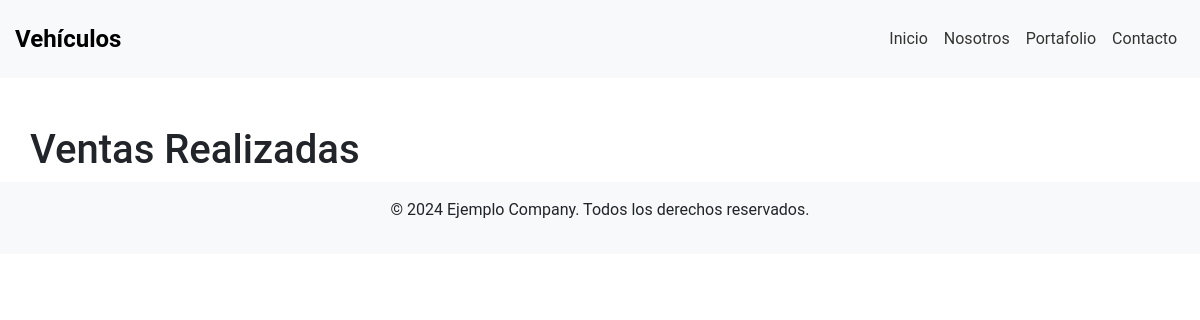
Page /web/lista_ventas/ on the earlier database version.
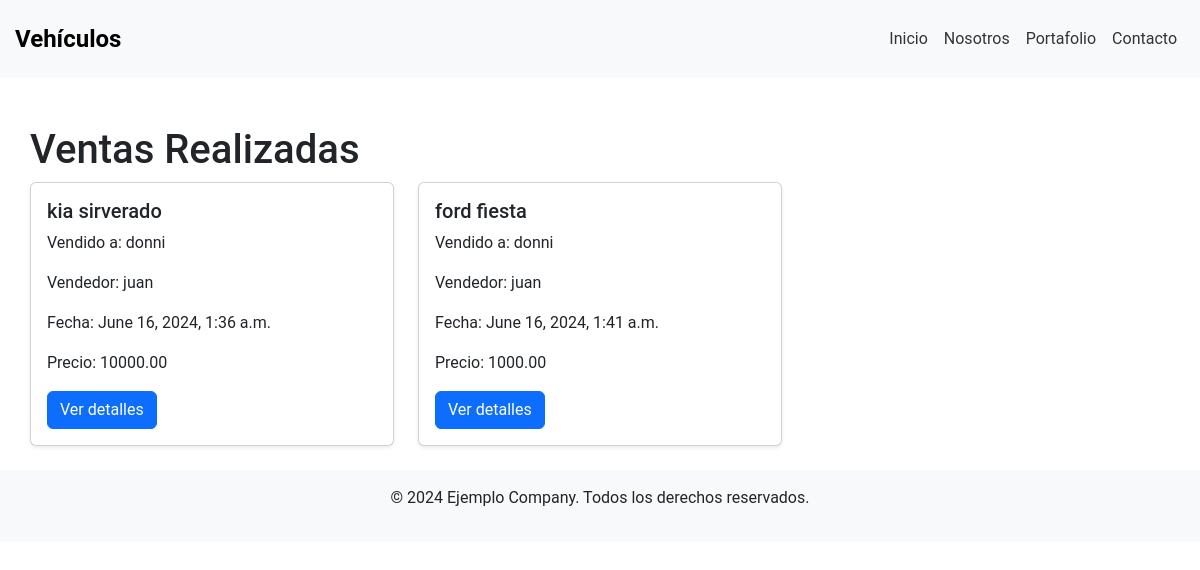
Same page on the later database version.
### web/models.py (models this page shows, shortened)
class Venta(models.Model):
    auto = models.ForeignKey(Auto, on_delete=models.CASCADE)
    cliente = models.ForeignKey(Cliente, on_delete=models.CASCADE)
    vendedor = models.ForeignKey(Vendedor, on_delete=models.CASCADE)
    fecha_venta = models.DateTimeField(auto_now_add=True)  # Fecha de la venta

class Auto(models.Model):
    marca = models.CharField(max_length=100)
    modelo = models.CharField(max_length=100)
    año = models.IntegerField()
    precio = models.DecimalField(max_digits=10, decimal_places=2)
    cantidad = models.IntegerField(default=0)
    color = models.CharField(max_length=100)
    foto = models.ImageField(upload_to='autos/', null=True, blank=True)

class Cliente(models.Model):
    nombre = models.CharField(max_length=100)
    apellido = models.CharField(max_length=100)
    correo_electronico= models.EmailField(unique=True)

class Vendedor(models.Model):
    nombre = models.CharField(max_length=100)
    apellido = models.CharField(max_length=100)
    correo_electronico = models.EmailField(unique=True)

### web/views.py (the view)
# urls.py: path('lista_ventas/', lista_ventas, name='lista_ventas'),
def lista_ventas(request):
    ventas = Venta.objects.all()
    return render(request, 'lista_ventas.html', {'ventas': ventas})

### web/templates/lista_ventas.html (shortened to what this page needs)
{% extends 'base.html' %}
{% block content %}
<div class="container mt-5">
    <h1>Ventas Realizadas</h1>
    <div class="row">
        {% for venta in ventas %}
        <div class="col-md-4">
            <div class="card mb-4 shadow-sm">
                <div class="card-body">
                    <h5 class="card-title">{{ venta.auto.marca }} {{ venta.auto.modelo }}</h5>
                    <p class="card-text">Vendido a: {{ venta.cliente.nombre }}</p>
                    <p class="card-text">Vendedor: {{ venta.vendedor.nombre }}</p>
                    <p class="card-text">Fecha: {{ venta.fecha_venta}}</p>
                    <p class="card-text">Precio: {{ venta.auto.precio }}</p>
                    <a href="#" class="btn btn-primary">Ver detalles</a>
                </div>
            </div>
        </div>
        {% endfor %}
    </div>
</div>
{% endblock %}

Differences in the rows shown:
added Venta: auto.marca "kia", auto.modelo "sirverado", cliente.nombre "donni", vendedor.nombre "juan", fecha_venta "June 16, 2024, 1:36 a.m.", auto.precio "10000.00"
added Venta: auto.marca "ford", auto.modelo "fiesta", cliente.nombre "donni", vendedor.nombre "juan", fecha_venta "June 16, 2024, 1:41 a.m.", auto.precio "1000.00"
